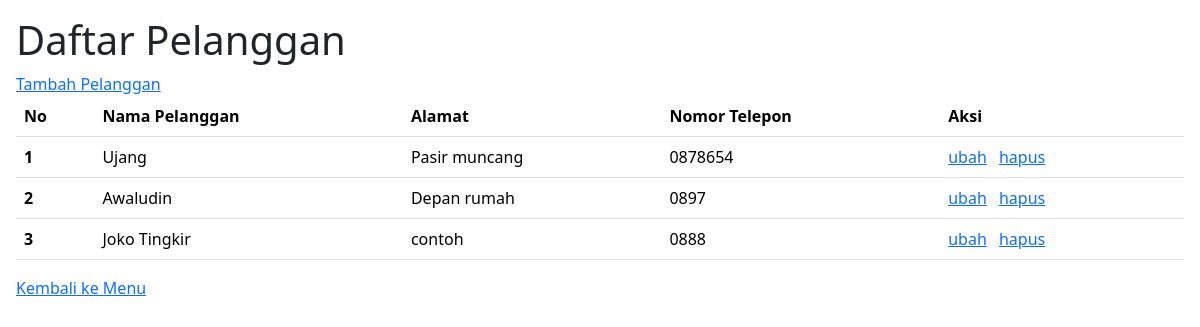
The page /pelanggan-daftar.php on the database its author committed.
### tables this page shows
CREATE TABLE `pelanggan` (
  `pelangganid` int(11) NOT NULL,
  `namapelanggan` varchar(255) NOT NULL,
  `alamat` text NOT NULL,
  `nomortelepon` varchar(15) NOT NULL
);

### pelanggan-daftar.php (the view, shortened to what this page needs)
<?php
$host = 'localhost';
$db = 'dbkasir100';
$user = 'root';
$password = '';
$dsn = "mysql:host=$host;dbname=$db;charset=UTF8";
try {
    $pdo = new PDO($dsn, $user, $password);
} catch (PDOException $e) {
    echo $e->getMessage();
}
$sql = "SELECT * FROM pelanggan";
$statement = $pdo->query($sql);
$daftarpelanggan = $statement->fetchAll(PDO::FETCH_ASSOC);
?>
<!DOCTYPE html>
<html lang="en">
<head>
    <link href="https://cdn.jsdelivr.net/npm/bootstrap@5.3.2/dist/css/bootstrap.min.css" rel="stylesheet">
</head>
<body class="p-3">
    <h1>Daftar Pelanggan</h1>
    <a href="pelanggan-form-tambah.php">Tambah Pelanggan</a>
    <table class="table">
        <thead>
            <tr>
                <th scope="col">No</th>
                <th scope="col">Nama Pelanggan</th>
                <th scope="col">Alamat</th>
                <th scope="col">Nomor Telepon</th>
                <th scope="col">Aksi</th>
            </tr>
        </thead>
        <tbody>
            <?php
            $nomor = 1;
            foreach ($daftarpelanggan as $pelanggan) {
            ?>
                <tr>
                    <th scope="row"><?php echo $nomor ?></th>
                    <td><?php echo $pelanggan['namapelanggan'] ?></td>
                    <td><?php echo $pelanggan['alamat'] ?></td>
                    <td><?php echo $pelanggan['nomortelepon'] ?></td>
                    <td>
                        <a href="pelanggan-form-edit.php?pelangganid=<?php echo $pelanggan['pelangganid'] ?>">ubah</a>
                        <a class="mx-2" href="pelanggan-hapus.php?pelangganid=<?php echo $pelanggan['pelangganid'] ?>">hapus</a>
                    </td>
                </tr>
            <?php
                $nomor++;
            }
            ?>
        </tbody>
    </table>
    <a href="menu.php">Kembali ke Menu</a>
</body>
</html>

### rows shown on the page
pelanggan: namapelanggan "Ujang", alamat "Pasir muncang", nomortelepon "0878654"
pelanggan: namapelanggan "Awaludin", alamat "Depan rumah", nomortelepon "0897"
pelanggan: namapelanggan "Joko Tingkir", alamat "contoh", nomortelepon "0888"
